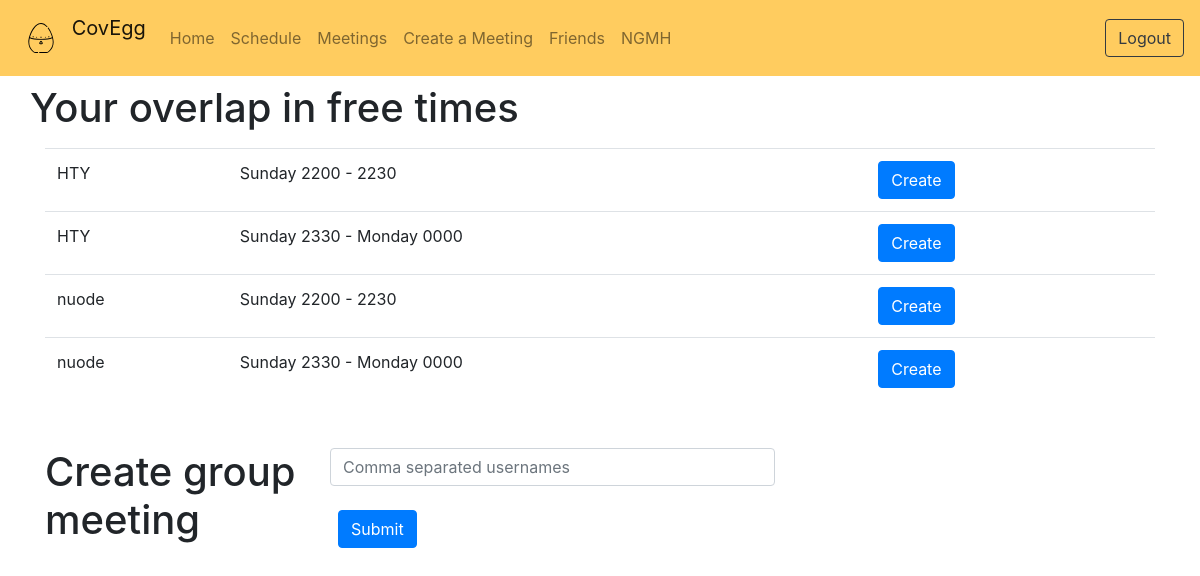
The app's page /create_meeting (signed in) with its own data.
### tables this page shows
CREATE TABLE users(username text PRIMARY KEY, phone integer, email text, password text, schedule text, friends text, pfriends text, meetings text);

### app.py (the view, shortened to what this page needs)
@app.route("/create_meeting", methods=["GET", "POST"])
def create_meeting():
    username = get_username()
    if not username:
        return redirect(url_for("login"))
    over = db.findoverlaps(username)
    if over == 0:
        return render_template("create_meeting.html", olength=0, username=username)
    overs = []
    for i in range(len(over)):
        overs.append(list(over[i]))
        overs[i][1] = parse_stime(over[i][1])
    olength = len(over)
    if request.method == "GET":
        return render_template("create_meeting.html", overs=overs, over=over, olength=olength, username=username)

### app.py (called while the page is built)
def get_username():
    if "username" in session: return session["username"]
    return False

def parse_stime(num):
    day = int(num / 48)
    hour = int(num % 24)
    half = int(num % 2)
    days = ["Monday", "Tuesday", "Wednesday", "Thursday", "Friday", "Saturday", "Sunday"]
    bruh = str(hour*100+half*30)
    while len(bruh) < 4: bruh = "0"+bruh
    time = days[day]+" "+bruh+" - "
    pday = day
    half += 1
    if half == 2:
        half = 0
        hour += 1
        if hour == 24:
            hour = 0
            day += 1
            if day == 7:
                day = 0
    if pday != day: time += days[day]
    bruh = str(hour*100+half*30)
    while len(bruh) < 4: bruh = "0"+bruh
    time += " "+bruh
    return time

### database.py (called while the page is built)
def findoverlaps(username):
    try:
        con = sqlite3.connect('mydatabase.db')
        cursorObj = con.cursor()
        cursorObj.execute(
            "SELECT friends FROM users where username = '" + username + "'")
        frens = cursorObj.fetchall()[0][0].split(",")[1:]
        cursorObj.execute(
            "SELECT schedule FROM users where username = '" + username + "'")
        schedule = cursorObj.fetchall()[0][0]
        lyst = []
        for f in frens:
            cursorObj.execute(
                "SELECT schedule FROM users where username = '" + f + "'")
            schedule2 = cursorObj.fetchall()[0][0]
            for i in range(336):
                if schedule2[i] == schedule[i] and int(schedule[i]):
                    lyst.append((f, i))
        return lyst
    except Exception as e:
        print(e)
        return 0

### templates/create_meeting.html (shortened to what this page needs)
<!DOCTYPE html>
<html>
{% include 'head.html' %}
  <body>
	<div>
      {% include 'navbar.html' %}
        <div class="container">
          {% if olength != 0 %}
          <div class="row my-2">
            <h1>Your overlap in free times</h1>
          </div>
          <table class="table">
              {% for overlap in range(olength) %}
              <tr>
                  <td>{{ overs[overlap][0] }}</td>
                  <td>{{ overs[overlap][1] }}</td>
                  <td>
                      <form action="/create_meeting" method="POST">
                        <input type=submit value="Create" class="btn btn-primary mx-2">
                      </form>
                  </td>
              </tr>
              {% endfor %}
          </table>
        {% else %}
        <div class="row my-2">
          <h2>Unfortunately, there is nobody who shares free time with you</h2>
        </div>
        {% endif %}
        </div>
        <div class="container">
        <div class="row my-5">
          <div class="col-3">
          <h1>Create group meeting</h1>
          </div>
          <div class="col-5">
          <form action="/create_meeting" method="POST">
            <div class="form-group">
            <input type="text" name="usernames" placeholder="Comma separated usernames" class="form-control"><br>
            <input type=submit class="btn btn-primary mx-2">
            </div>
          </form>
          </div>
        </div>
	</div>
  </body>
</html>

### templates/navbar.html (shortened to what this page needs)
<nav class="navbar navbar-expand-lg navbar-light" style="background-color: #ffcc5f;">
  <a class="navbar-brand" href="/">
    <img src="{{url_for('static', filename='clock.svg')}}" width="30" height="30" class="d-inline-block align-top" alt="">
    CovEgg
  </a>
  <div class="collapse navbar-collapse" id="navbarSupportedContent">
    <ul class="navbar-nav mr-auto">
      <li class="nav-item">
        <a class="nav-link" href="/">Home</a>
      </li>
      <li class="nav-item">
        <a class="nav-link" href="/schedule">Schedule</a>
      </li>
      <li class="nav-item">
        <a class="nav-link" href="/meetings">Meetings</a>
      </li>
      <li class="nav-item">
        <a class="nav-link" href="/create_meeting">Create a Meeting</a>
      </li>
      <li class="nav-item">
        <a class="nav-link" href="/friends">Friends</a>
      </li>
      {% if username %}
      <li class="nav-item">
        <a class="nav-link" href="/profile">{{ username }}</a>
      </li>
      {% endif %}
    </ul>
    <div class="my-2 my-lg-0">
      {% if username %}
      <a class="btn btn-outline-dark my-2 my-sm-0" href="/logout">Logout</a>
      {% else %}
      <a class="btn btn-outline-dark my-2 my-sm-0" href="/login">Login/Signup</a>
      {% endif %}
  </div>
</nav>

### static/style.css (style rules this page uses)
img { margin: 10px; }

### records on screen
users: username "NGMH"
users: username "HTY", overs "Sunday 2200 - 2230", overs "Sunday 2330 - Monday 0000"
users: username "nuode", overs "Sunday 2200 - 2230", overs "Sunday 2330 - Monday 0000"
